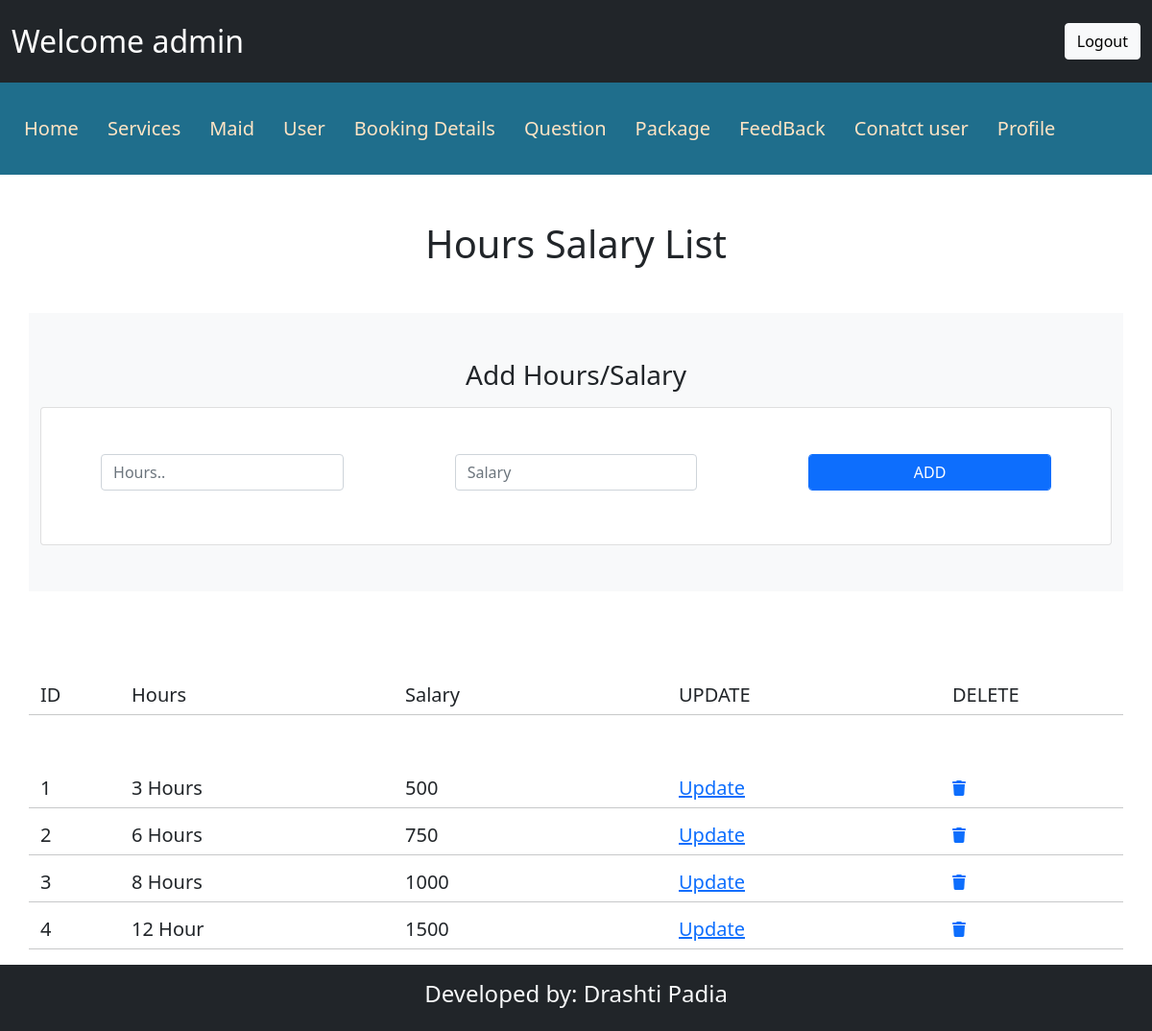
The page /admin/adminSalarylist.php (signed in) on the database its author committed.
### tables this page shows
CREATE TABLE IF NOT EXISTS `salary` (
  `sal_id` int(11) NOT NULL AUTO_INCREMENT,
  `hours` varchar(20) NOT NULL,
  `Salary` int(100) NOT NULL,
  PRIMARY KEY (`sal_id`)
);

### admin/adminSalarylist.php (the view, shortened to what this page needs)
<?php
include("./header.php");
?>
<!DOCTYPE html>
<html lang="en">
<head>
    <link rel="stylesheet" href="./css/bootstrap.min.css" />
    <link rel="stylesheet" href="./css/all.min.css" />
    <link rel="stylesheet" href="./css/style.css" />
</head>
<body>
    <section  class="mt-5">
        <div class="container d-flex justify-content-center">
            <h1 class="m-auto">  Hours Salary List</h1>
        </div>
    </section>
    <section class="py-5">
        <div class="container bg-light py-5">
            <div class="row  ">
                <div class="col justify-content-center">
                    <h3 class="mb-3 text-center">Add Hours/Salary</h3>
                </div>
            </div>
            <div class="card ms-auto">
                <form id="addsalaryform" method="POST" action="./insertAdminSalary.php">
                    <div class="row py-5 px-3 justify-content-around align-item-center">
                        <div class="col-3 ">
                            <h5><input type="text" class="form-control" name="hour" id="hour" placeholder="Hours.." /></h5>
                        </div>
                        <div class="col-3">
                            <h5><input type="text" class="form-control" name="newsalary" id="newsalary" placeholder="Salary" /></h5>
                        </div>
                        <div class="col-3 ">
                            <h5><input type="submit" value="ADD" class="btn btn-primary w-100 form-control"></h5>
                        </div>
                    </div>
                </form>
            </div>
        </div>
    </section>
    <section class="py-5">
        <div class="container">
            <div class="row ">
                <div class="col-1">
                    <h5> ID</h5>
                </div>
                <div class="col-3">
                    <h5>Hours</h5>
                </div>
                <div class="col-3">
                    <h5>Salary</h5>
                </div>
                <div class="col-3">
                    <h5>UPDATE</h5>
                </div>
                <div class="col-2">
                    <h5>DELETE</h5>
                </div>
                <hr />
            </div>
        </div>
    </section>
    <?php
    $qur = "SELECT * FROM salary";
    $Res = mysqli_query($con, $qur);
    while ($row = mysqli_fetch_row($Res)) {
        ?>
        <section>
            <div class="container">
                <div class="row justify-content-center" id="editRow<?php echo($row[0]); ?>">
                    <div class="col-1">
                        <h5> <?php echo ($row[0]) ?></h5>
                    </div>
                    <div class="col-3">
                        <h5> <?php echo ($row[1]) ?></h5>
                    </div>
                    <div class="col-3">
                        <h5> <?php echo ($row[2]) ?></h5>
                    </div>
                    <div class="col-3">
                    <h5><a href="#" onClick="showUpdate(<?php echo($row[0]); ?>);">Update</a></h5>
                    </div>
                    <div class="col-2">
                        <a href="./deleteAdminsalarylist.php?salary_id=<?php echo($row[0]); ?>"><i class="fa-solid fa-trash"></i></a>
                    </div>
                    <hr />
                </div>
            </div>
        </section>
    <?php } ?>
</body>
</html>
<?php include("./footer.php") ?>

### admin/css/style.css (style rules this page uses)
* { margin: 0px; padding: 0px; box-sizing: border-box; }

### rows shown on the page
salary: sal_id "1", hours "3 Hours", Salary "500"
salary: sal_id "2", hours "6 Hours", Salary "750"
salary: sal_id "3", hours "8 Hours", Salary "1000"
salary: sal_id "4", hours "12 Hour", Salary "1500"

### other values the page prints
$_SESSION['admin'] "admin"
